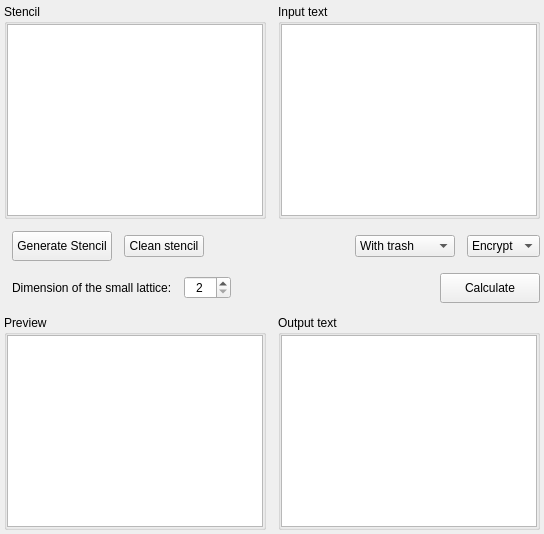
          <widget class="QWidget" name="page_5">
           <layout class="QVBoxLayout" name="verticalLayout_26">
            <property name="spacing">
             <number>12</number>
            </property>
            <property name="leftMargin">
             <number>4</number>
            </property>
            <property name="topMargin">
             <number>4</number>
            </property>
            <property name="rightMargin">
             <number>4</number>
            </property>
            <property name="bottomMargin">
             <number>4</number>
            </property>
            <item>
             <layout class="QHBoxLayout" name="page_5_horizontal_layout_1">
              <item>
               <widget class="QGroupBox" name="page_5_group_box_stencil">
                <property name="title">
                 <string>Stencil</string>
                </property>
                <layout class="QVBoxLayout" name="verticalLayout_21">
                 <property name="spacing">
                  <number>0</number>
                 </property>
                 <property name="leftMargin">
                  <number>0</number>
                 </property>
                 <property name="topMargin">
                  <number>0</number>
                 </property>
                 <property name="rightMargin">
                  <number>0</number>
                 </property>
                 <property name="bottomMargin">
                  <number>0</number>
                 </property>
                 <item>
                  <widget class="QTableWidget" name="page_5_table_widget_stencil">
                   <property name="sizePolicy">
                    <sizepolicy hsizetype="Expanding" vsizetype="Expanding">
                     <horstretch>0</horstretch>
                     <verstretch>0</verstretch>
                    </sizepolicy>
                   </property>
                   <property name="focusPolicy">
                    <enum>Qt::StrongFocus</enum>
                   </property>
                   <property name="styleSheet">
                    <string notr="true"/>
                   </property>
                   <property name="editTriggers">
                    <set>QAbstractItemView::NoEditTriggers</set>
                   </property>
                   <property name="alternatingRowColors">
                    <bool>true</bool>
                   </property>
                   <property name="textElideMode">
                    <enum>Qt::ElideLeft</enum>
                   </property>
                   <attribute name="horizontalHeaderVisible">
                    <bool>true</bool>
                   </attribute>
                   <attribute name="horizontalHeaderCascadingSectionResizes">
                    <bool>false</bool>
                   </attribute>
                   <attribute name="horizontalHeaderStretchLastSection">
                    <bool>false</bool>
                   </attribute>
                   <attribute name="verticalHeaderCascadingSectionResizes">
                    <bool>false</bool>
                   </attribute>
                   <attribute name="verticalHeaderStretchLastSection">
                    <bool>false</bool>
                   </attribute>
                  </widget>
                 </item>
                </layout>
               </widget>
              </item>
              <item>
               <widget class="QGroupBox" name="page_5_group_box_input">
                <property name="title">
                 <string>Input text</string>
                </property>
                <layout class="QVBoxLayout" name="verticalLayout_22">
                 <property name="spacing">
                  <number>0</number>
                 </property>
                 <property name="leftMargin">
                  <number>0</number>
                 </property>
                 <property name="topMargin">
                  <number>0</number>
                 </property>
                 <property name="rightMargin">
                  <number>0</number>
                 </property>
                 <property name="bottomMargin">
                  <number>0</number>
                 </property>
                 <item>
                  <widget class="QTextEdit" name="page_5_text_edit_input">
                   <property name="styleSheet">
                    <string notr="true"/>
                   </property>
                  </widget>
                 </item>
                </layout>
               </widget>
              </item>
             </layout>
            </item>
            <item>
             <layout class="QHBoxLayout" name="page_5_horizontal_layout_2">
              <property name="spacing">
               <number>12</number>
              </property>
              <property name="leftMargin">
               <number>8</number>
              </property>
              <property name="topMargin">
               <number>0</number>
              </property>
              <item>
               <widget class="QPushButton" name="page_5_button_gen_stencil">
                <property name="sizePolicy">
                 <sizepolicy hsizetype="Fixed" vsizetype="Fixed">
                  <horstretch>0</horstretch>
                  <verstretch>0</verstretch>
                 </sizepolicy>
                </property>
                <property name="minimumSize">
                 <size>
                  <width>100</width>
                  <height>30</height>
                 </size>
                </property>
                <property name="text">
                 <string>Generate Stencil</string>
                </property>
               </widget>
              </item>
              <item>
               <widget class="QPushButton" name="page_5_button_clean_stencil">
                <property name="text">
                 <string>Clean stencil</string>
                </property>
               </widget>
              </item>
              <item>
               <spacer name="page_5_horizontal_spacer_1">
                <property name="orientation">
                 <enum>Qt::Horizontal</enum>
                </property>
                <property name="sizeHint" stdset="0">
                 <size>
                  <width>40</width>
                  <height>20</height>
                 </size>
                </property>
               </spacer>
              </item>
              <item>
               <widget class="QComboBox" name="page_5_combo_box_trash">
                <property name="sizePolicy">
                 <sizepolicy hsizetype="Fixed" vsizetype="Fixed">
                  <horstretch>0</horstretch>
                  <verstretch>0</verstretch>
                 </sizepolicy>
                </property>
                <item>
                 <property name="text">
                  <string>With trash</string>
                 </property>
                </item>
                <item>
                 <property name="text">
                  <string>Without trash</string>
                 </property>
                </item>
               </widget>
              </item>
              <item>
               <widget class="QComboBox" name="page_5_combo_box_type">
                <item>
                 <property name="text">
                  <string>Encrypt</string>
                 </property>
                </item>
                <item>
                 <property name="text">
                  <string>Decrypt</string>
                 </property>
                </item>
               </widget>
              </item>
             </layout>
            </item>
            <item>
             <layout class="QHBoxLayout" name="page_5_horizontal_layout_3">
              <property name="spacing">
               <number>12</number>
              </property>
              <property name="leftMargin">
               <number>8</number>
              </property>
              <item>
               <widget class="QLabel" name="page_5_label_dim_stencil">
                <property name="text">
                 <string>Dimension of the small lattice:</string>
                </property>
               </widget>
              </item>
              <item>
               <widget class="QSpinBox" name="page_5_spin_box_dim_stencil">
                <property name="alignment">
                 <set>Qt::AlignCenter</set>
                </property>
                <property name="minimum">
                 <number>2</number>
                </property>
                <property name="maximum">
                 <number>100</number>
                </property>
               </widget>
              </item>
              <item>
               <spacer name="page_5_horizontal_spacer_2">
                <property name="orientation">
                 <enum>Qt::Horizontal</enum>
                </property>
                <property name="sizeHint" stdset="0">
                 <size>
                  <width>40</width>
                  <height>20</height>
                 </size>
                </property>
               </spacer>
              </item>
              <item>
               <widget class="QPushButton" name="page_5_button_calc">
                <property name="sizePolicy">
                 <sizepolicy hsizetype="Fixed" vsizetype="Fixed">
                  <horstretch>0</horstretch>
                  <verstretch>0</verstretch>
                 </sizepolicy>
                </property>
                <property name="minimumSize">
                 <size>
                  <width>100</width>
                  <height>30</height>
                 </size>
                </property>
                <property name="text">
                 <string>Calculate</string>
                </property>
               </widget>
              </item>
             </layout>
            </item>
            <item>
             <layout class="QHBoxLayout" name="page_5_horizontalLayout_4">
              <item>
               <widget class="QGroupBox" name="page_5_group_box_preview">
                <property name="title">
                 <string>Preview</string>
                </property>
                <layout class="QVBoxLayout" name="verticalLayout_25">
                 <property name="spacing">
                  <number>0</number>
                 </property>
                 <property name="leftMargin">
                  <number>0</number>
                 </property>
                 <property name="topMargin">
                  <number>0</number>
                 </property>
                 <property name="rightMargin">
                  <number>0</number>
                 </property>
                 <property name="bottomMargin">
                  <number>0</number>
                 </property>
                 <item>
                  <widget class="QTableWidget" name="page_5_table_widget_preview">
                   <property name="sizePolicy">
                    <sizepolicy hsizetype="Expanding" vsizetype="Expanding">
                     <horstretch>0</horstretch>
                     <verstretch>0</verstretch>
                    </sizepolicy>
                   </property>
                   <property name="editTriggers">
                    <set>QAbstractItemView::NoEditTriggers</set>
                   </property>
                   <property name="alternatingRowColors">
                    <bool>true</bool>
                   </property>
                   <property name="textElideMode">
                    <enum>Qt::ElideLeft</enum>
                   </property>
                   <attribute name="horizontalHeaderVisible">
                    <bool>true</bool>
                   </attribute>
                   <attribute name="horizontalHeaderCascadingSectionResizes">
                    <bool>false</bool>
                   </attribute>
                   <attribute name="horizontalHeaderStretchLastSection">
                    <bool>false</bool>
                   </attribute>
                   <attribute name="verticalHeaderCascadingSectionResizes">
                    <bool>false</bool>
                   </attribute>
                   <attribute name="verticalHeaderStretchLastSection">
                    <bool>false</bool>
                   </attribute>
                  </widget>
                 </item>
                </layout>
               </widget>
              </item>
              <item>
               <widget class="QGroupBox" name="page_5_group_box_output">
                <property name="sizePolicy">
                 <sizepolicy hsizetype="Preferred" vsizetype="Preferred">
                  <horstretch>0</horstretch>
                  <verstretch>0</verstretch>
                 </sizepolicy>
                </property>
                <property name="title">
                 <string>Output text</string>
                </property>
                <layout class="QVBoxLayout" name="verticalLayout_24">
                 <property name="spacing">
                  <number>0</number>
                 </property>
                 <property name="leftMargin">
                  <number>0</number>
                 </property>
                 <property name="topMargin">
                  <number>0</number>
                 </property>
                 <property name="rightMargin">
                  <number>0</number>
                 </property>
                 <property name="bottomMargin">
                  <number>0</number>
                 </property>
                 <item>
                  <widget class="QTextEdit" name="page_5_text_edit_output">
                   <property name="sizePolicy">
                    <sizepolicy hsizetype="Expanding" vsizetype="Preferred">
                     <horstretch>0</horstretch>
                     <verstretch>0</verstretch>
                    </sizepolicy>
                   </property>
                   <property name="readOnly">
                    <bool>true</bool>
                   </property>
                  </widget>
                 </item>
                </layout>
               </widget>
              </item>
             </layout>
            </item>
           </layout>
          </widget>
